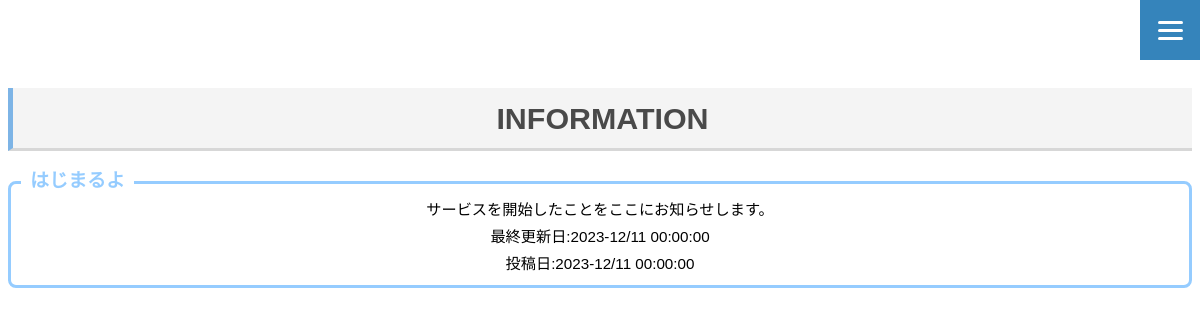
/home.php, run on an earlier commit of the app's database.
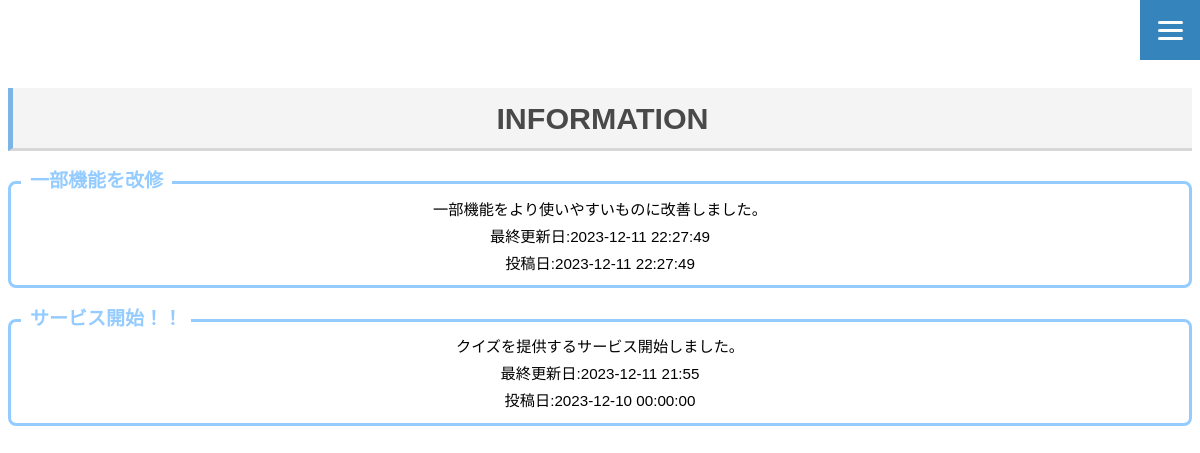
And on a later commit of the database.
### tables this page shows
CREATE TABLE information(id integer primary key autoincrement, title text, content text,created_at text, updated_at text);

### home.php (the view, shortened to what this page needs)
<?php
function h($str) {
  return htmlspecialchars($str, ENT_QUOTES, "UTF-8");
}
$pdo = new PDO("sqlite:SQL/quiz.sqlite");
$pdo->setAttribute(PDO::ATTR_ERRMODE, PDO::ERRMODE_WARNING);
$st = $pdo->query("SELECT * FROM information ORDER BY id DESC LIMIT 10");
$data = $st->fetchAll();
?>
<!DOCTYPE html>
<html lang="ja">
<head>
  <link rel="stylesheet" href="CSS/style.css">
</head>
<body>
<?php
include 'header.php';
?>
  <h1>INFORMATION</h1>
  <?php
  foreach($data as $info) {
    print '<div class="box26">';
    print '<span class="box-title">'.h($info["title"]).'</span>';
    print '<p>'.h($info["content"]).'</p>';
    print '<p>最終更新日:'.h($info["updated_at"]);
    print '<p>投稿日:'.h($info["created_at"]);
    print '</div>';
  }
  ?>
</body>
</html>

### header.php (shortened to what this page needs)
<!DOCTYPE html>
<html lang="en">
<head>
    <link rel="stylesheet" href="CSS/style.css">
</head>
<body>
<header>
</header>
    <div class="sp-menu">
        <label for="sp-menu__check" class="sp-menu__box">
            <span></span>
        </label>
    </div>
</body>
</html>

### CSS/style.css (style rules this page uses)
body { font-family: "Hiragino Kaku Gothic ProN", Meiryo, sans-serif; font-size: 0.95em; text-align: center; }
h1 { padding: 0.4em 0.5em; color: #494949; background: #f4f4f4; border-left: solid 5px #7db4e6; border-bottom: solid 3px #d7d7d7; }
.box26 { position: relative; margin: 2em 0; padding: 0.5em 1em; border: solid 3px #95ccff; border-radius: 8px; }
.box26 .box-title { position: absolute; display: inline-block; top: -13px; left: 10px; padding: 0 9px; line-height: 1; font-size: 19px; background: #FFF; color: #95ccff; font-weight: bold; }
.box26 p { margin: 5px; padding: 0; }
header { height: 60px; }
.sp-menu__box { position: fixed; top: 0; right: 0; display: flex; height: 60px; width: 60px; justify-content: center; align-items: center; z-index: 100; background: #3584bb; }
.sp-menu__box span, .sp-menu__box span:before, .sp-menu__box span:after { content: ""; display: block; height: 3px; width: 25px; border-radius: 3px; background: #ffffff; position: absolute; }
.sp-menu__box span:before { bottom: 8px; }
.sp-menu__box span:after { top: 8px; }

What changed in the data, as far as the page shows it:
removed information: title "はじまるよ", content "サービスを開始したことをここにお知らせします。", updated_at "2023-12/11 00:00:00", created_at "2023-12/11 00:00:00"
added information: title "一部機能を改修", content "一部機能をより使いやすいものに改善しました。", updated_at "2023-12-11 22:27:49", created_at "2023-12-11 22:27:49"
added information: title "サービス開始！！", content "クイズを提供するサービス開始しました。", updated_at "2023-12-11 21:55", created_at "2023-12-10 00:00:00"
